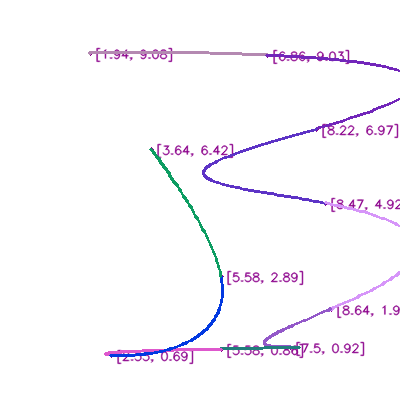

Source code (Python):
import os
import sys
sys.path.append(os.path.dirname(os.path.abspath(__file__)) + "/../../")
import sympy as sym
import cvxopt as cp
from Map import *
import pandas as pd
import matplotlib.pyplot as plt
import cv2 as cv

def get_nodes_4_mini_jerk_using_opencv_callback(_map: samplingmap) -> list:
    nodes = []
    node_max = 10
    enough = False
    def callback(event, x, y, flags, param):
        if len(nodes) >= node_max:
            print('Enough...')
        if event == cv.EVENT_LBUTTONUP:  # 鼠标左键抬起
            point = _map.pixel2dis((x, y))
            cv.circle(_map.image, (x, y), 2, Color().DarkMagenta, -1)
            if min(point) <= 0. or point[0] > _map.x_size or point[1] > _map.y_size:  # out
                print('Out...')
            else:
                nodes.append(point)
                cv.putText(_map.image, str([round(point[0], 2), round(point[1], 2)]), (x + 5, y + 5), cv.FONT_HERSHEY_SIMPLEX,
                           0.4, Color().DarkMagenta, 1, cv.LINE_AA)
        elif event == cv.EVENT_RBUTTONUP:  # 鼠标右键抬起
            if len(nodes) > 0:
                drop = nodes.pop(-1)
                cv.circle(_map.image, _map.dis2pixel(drop), 3, Color().White, -1)
                drop_pixel = _map.dis2pixel(drop)
                cv.putText(_map.image, str([round(drop[0], 2), round(drop[1], 2)]), (drop_pixel[0] + 5, drop_pixel[1] + 5), cv.FONT_HERSHEY_SIMPLEX,
                           0.4, Color().White, 3, cv.LINE_AA)
            else:
                print('nodes in empty, nothing to delete...')

    cv.setMouseCallback(_map.name4image, callback)
    print('Please set nodes...')
    while True:
        cv.imshow(_map.name4image, _map.image)
        if len(nodes) >= node_max:
            enough = True
        if (cv.waitKey(1) == ord('q')) or enough:
            if len(nodes) >= 2:
                break
    cv.destroyAllWindows()
    return nodes


def draw_trajectory_cv(_map: samplingmap, x: list, y: list, draw: bool):
    assert len(x) == len(y)
    assert len(x) > 0
    assert len(x[0]) == len(y[0])
    for i in range(len(x)):
        color = Color().random_color_by_BGR()
        for j in range(len(x[i]) - 1):
            pt1_int = _map.dis2pixel([x[i][j], y[i][j]])
            pt2_int = _map.dis2pixel([x[i][j + 1], y[i][j + 1]])
            cv.line(_map.image, pt1_int, pt2_int, color, 2)
    cv.imwrite('minimum_snap.png', _map.image)
    if draw:
        cv.imshow(_map.name4image, _map.image)
        cv.waitKey(0)


def draw_trajectory_plt(_x: list, _y: list, _pts_x: list, _pts_y: list):
    plt.xlabel("x(m)")
    plt.ylabel("y(m)")
    plt.title('minimum snap')
    plt.grid(True)
    for i in range(len(_x)):
        plt.plot(_x[i], _y[i])
    plt.plot(_pts_x, _pts_y, 'ro')
    plt.show()


class minimum_snap:
    """all inputs including position velocity acceleration should be one-dimensional"""
    def __init__(self,
                 poly_order=5,
                 points=None,
                 init_v=0.0,
                 init_a=0.0,
                 ter_v=0.0,
                 ter_a=0.0):
        assert poly_order >= 5 and points
        self.order = poly_order
        self.points = points
        self.init_v, self.init_a, self.ter_v, self.ter_a = init_v, init_a, ter_v, ter_a
        '''symbol coefficient vector of p, v, a, j, and s'''
        self.t = sym.symbols('t')
        self.t0 = sym.symbols('t0')
        self.tf = sym.symbols('tf')
        self.p_sym = sym.Matrix(1, self.order + 1, [self.t**i for i in range(self.order + 1)])      # symbol for position
        self.v_sym = self.p_sym.diff(self.t, 1)                                  # symbol for velocity
        self.a_sym = self.p_sym.diff(self.t, 2)                                  # symbol for acceleration
        self.j_sym = self.p_sym.diff(self.t, 3)                                  # symbol for jerk
        self.s_sym = self.p_sym.diff(self.t, 4)                                  # symbol for snap
        '''symbol coefficient vector of p, v, a, j, and s'''

        self.n_points = len(self.points)
        self.n_trajectory = self.n_points - 1  # number of the trajectory
        self.time_per_trajectory = self.__time_allocation()
        self.time_per_node = self.__time_traj2node()

        self.Qn = sym.integrate(self.s_sym.T.multiply(self.s_sym), (self.t, self.t0, self.tf))       # cost matrix of one trajectory
        self.Q = cp.matrix()
        self.P = cp.matrix()
        self.A = cp.matrix()
        self.B = cp.matrix()
        self.G = cp.matrix()
        self.H = cp.matrix()

        self.coefficient = [[0.0 for _ in range(self.order + 1)] for _ in range(self.n_trajectory)]

    def __time_allocation(self):
        time = []
        for i in range(self.n_trajectory):
            time.append(2.000)
        return time

    def __time_traj2node(self):
        time = [0]
        for i in range(self.n_trajectory):
            time.append(time[i] + self.time_per_trajectory[i])
        return time

    def node_time_info(self):
        print('nodes:', np.round(self.points, 4))
        print('time node:', self.time_per_node)
        print('time traj:', self.time_per_trajectory)

    @staticmethod
    def __sympy_2_float_list(sympy_matrix: sym.Matrix):
        value = sympy_matrix.tolist()
        if len(value) == 1:
            return [float(_i) for _i in value[0]]
        else:
            return [[float(_i) for _i in _j] for _j in value]

    def get_Q(self):
        Q_cell = []
        for i in range(self.n_trajectory):      # use relative time
            value = self.Qn.subs([(self.t0, 0.0), (self.tf, self.time_per_trajectory[i])])
            list_value = self.__sympy_2_float_list(value)
            Q_cell.append(cp.matrix(list_value))
        self.Q = 2.00 * cp.spdiag(Q_cell)   # 乘以 2 是为了与 cvxopt 中的 minimum cost 的代价函数格式相统一
        # print(self.Q)
        print('Q size:', self.Q.size)

    def get_P(self):
        self.P = cp.matrix(np.array(np.zeros(((self.order + 1) * self.n_trajectory, 1)), dtype=float), ((self.order + 1) * self.n_trajectory, 1))
        print('P size:', self.P.size)

    def get_coefficient_cell2(self, time: float, flag: str) -> list:
        """
        :param time:        time of the cell
        :param flag:        'position' for Cp, 'velocity' for Cv, 'acceleration for Ca', 'jerk' for Cj, 'snap' for Cs
        :return:            block cell
        :tips:              time must be float
        """
        if flag == 'position':
            value = self.p_sym.subs([(self.t, time)])
        elif flag == 'velocity':
            value = self.v_sym.subs([(self.t, time)])
        elif flag == 'acceleration':
            value = self.a_sym.subs([(self.t, time)])
        elif flag == 'jerk':
            value = self.j_sym.subs([(self.t, time)])
        elif flag == 'snap':
            value = self.s_sym.subs([(self.t, time)])
        else:
            value = []
        list_value = self.__sympy_2_float_list(value)
        return list_value

    def copy_coefficient_cell2A(self, C: list, cell_row: int, cell_col: int):
        """
        :param C:               the cell get from 'get_coefficient_cell2'
        :param cell_row:        the row of this cell in A
        :param cell_col:        the col of this cell in A
        :return:                None
        :tips:                  cell_col 是分块矩阵的列数，0 就是 0:6，1 就是 6: 12，2 就是 12:18，以此类推！！！！！！
        """
        self.A[cell_row, (self.order + 1) * cell_col: (self.order + 1) * (cell_col + 1)] = copy.deepcopy(C)

    def get_A(self):
        zeros = [[0.00 for _ in range(4 * self.n_points - 2)] for _ in range((self.order + 1) * self.n_trajectory)]
        self.A = cp.matrix(zeros, (4 * self.n_points - 2, (self.order + 1) * self.n_trajectory))
        row_index = 0
        """将多项式系数矩阵复制进A中"""
        '''三个初始点位置，速度，加速度系数矩阵加入A中'''
        cellp = self.get_coefficient_cell2(time=self.time_per_node[0], flag='position')
        cellv = self.get_coefficient_cell2(time=self.time_per_node[0], flag='velocity')
        cella = self.get_coefficient_cell2(time=self.time_per_node[0], flag='acceleration')
        self.copy_coefficient_cell2A(C=cellp, cell_row=row_index, cell_col=0)
        row_index += 1
        self.copy_coefficient_cell2A(C=cellv, cell_row=row_index, cell_col=0)
        row_index += 1
        self.copy_coefficient_cell2A(C=cella, cell_row=row_index, cell_col=0)
        row_index += 1
        '''三个初始点位置，速度，加速度系数矩阵加入A中'''

        '''N-2个中间点的位置系数矩阵加入A中'''
        for i in range(self.n_points):
            if i != 0 and i != self.n_points - 1:
                cellp = self.get_coefficient_cell2(time=self.time_per_node[i], flag='position')
                self.copy_coefficient_cell2A(C=cellp, cell_row=row_index, cell_col=i - 1)
                row_index += 1
                self.copy_coefficient_cell2A(C=cellp, cell_row=row_index, cell_col=i)
                row_index += 1
        '''N-2个中间点的位置系数矩阵加入A中'''

        '''将末位点位置，速度，加速度系数矩阵加入A中'''
        cellp = self.get_coefficient_cell2(time=self.time_per_node[-1], flag='position')
        cellv = self.get_coefficient_cell2(time=self.time_per_node[-1], flag='velocity')
        cella = self.get_coefficient_cell2(time=self.time_per_node[-1], flag='acceleration')
        self.copy_coefficient_cell2A(C=cellp, cell_row=row_index, cell_col=self.n_trajectory - 1)
        row_index += 1
        self.copy_coefficient_cell2A(C=cellv, cell_row=row_index, cell_col=self.n_trajectory - 1)
        row_index += 1
        self.copy_coefficient_cell2A(C=cella, cell_row=row_index, cell_col=self.n_trajectory - 1)
        row_index += 1
        '''将末位点位置，速度，加速度系数矩阵加入A中'''

        '''其余行依次加入N-2个中间点在前后两条线段的速度，加速度相等'''
        for i in range(self.n_points):
            if i != 0 and i != self.n_points - 1:
                cellv = self.get_coefficient_cell2(time=self.time_per_node[i], flag='velocity')
                cella = self.get_coefficient_cell2(time=self.time_per_node[i], flag='acceleration')
                self.copy_coefficient_cell2A(C=cellv, cell_row=row_index, cell_col=i - 1)
                self.copy_coefficient_cell2A(C=list(-np.array(cellv)), cell_row=row_index, cell_col=i)
                row_index += 1
                self.copy_coefficient_cell2A(C=cella, cell_row=row_index, cell_col=i - 1)
                self.copy_coefficient_cell2A(C=list(-np.array(cella)), cell_row=row_index, cell_col=i)
                row_index += 1
        '''其余行依次加入N-2个中间点在前后两条线段的速度，加速度相等'''
        """将多项式系数矩阵复制进A中"""
        assert row_index == self.A.size[0]
        print('A Size:', self.A.size)

    def get_B(self):
        b = []
        for i in range(self.n_points):
            if i == 0:
                b.append(float(self.points[0]))
                b.append(float(self.init_v))
                b.append(float(self.init_a))
            elif i == self.n_points - 1:
                b.append(float(self.points[-1]))
                b.append(float(self.ter_v))
                b.append(float(self.ter_a))
            else:
                b.append(float(self.points[i]))
                b.append(float(self.points[i]))
        for i in range(self.n_points - 2):
            b.append(0.00)
            b.append(0.00)
        # print(b)
        self.B = cp.matrix(np.array(b, dtype=float), (4 * self.n_points - 2, 1))
        print('B size:', self.B.size)

    def save_matrices2csv(self, path):
        pd.DataFrame([list(self.Q[i, :]) for i in range(self.Q.size[0])]).to_csv(path + 'Q.csv', encoding='gbk', header=False, index=False)
        pd.DataFrame([list(self.P[i, :]) for i in range(self.P.size[0])]).to_csv(path + 'P.csv', encoding='gbk', header=False, index=False)
        pd.DataFrame([list(self.A[i, :]) for i in range(self.A.size[0])]).to_csv(path + 'A.csv', encoding='gbk', header=False, index=False)
        pd.DataFrame([list(self.B[i, :]) for i in range(self.B.size[0])]).to_csv(path + 'B.csv', encoding='gbk', header=False, index=False)
        pd.DataFrame(self.coefficient).to_csv(path + 'coefficient.csv', encoding='gbk', header=False, index=False)

    def minimum_snap(self):
        self.node_time_info()
        self.get_Q()
        self.get_P()
        self.get_A()
        self.get_B()
        sol = cp.solvers.qp(self.Q, self.P, None, None, self.A, self.B)
        for i in range(self.n_trajectory):
            self.coefficient[i] = sol['x'][i * (self.order + 1): (i + 1) * (self.order + 1)]

    def get_trajectory_points(self, points_per_trajectory: int = 100) -> list:
        trajectory = []
        for i in range(self.n_trajectory):      # i 是轨迹编号
            t = np.linspace(self.time_per_node[i], self.time_per_node[i + 1], points_per_trajectory)
            sub_trajectory = np.zeros((1, points_per_trajectory)).squeeze()
            for j in range(self.order + 1):     # j 是 time 的次数
                sub_trajectory += self.coefficient[i][j] * t ** j
            trajectory.append(list(sub_trajectory))
        return trajectory


if __name__ == '__main__':
    snap_map = samplingmap(width=400, height=400, x_size=10, y_size=10, image_name='minimum_snap', start=None, terminal=None, obs=None)
    pts = get_nodes_4_mini_jerk_using_opencv_callback(snap_map)     # get nodes
    # pts = [[3, 3], [3, 5], [5, 5], [5, 3]]
    v0, a0, vf, af = [0, 0], [0, 0], [0, 0], [0, 0]                 # initial velocity and acceleration

    '''separate x and y'''
    pts_x = [i[0] for i in pts]
    pts_y = [i[1] for i in pts]
    '''separate x and y'''

    '''minimum snap in x'''
    snap_x = minimum_snap(poly_order=5, points=pts_x, init_v=v0[0], init_a=a0[0], ter_v=vf[0], ter_a=af[0])
    snap_x.minimum_snap()
    snap_x.save_matrices2csv(path='snap_x/')
    trajectory_x = snap_x.get_trajectory_points()
    '''minimum snap in x'''

    '''minimum snap in y'''
    snap_y = minimum_snap(poly_order=5, points=pts_y, init_v=v0[1], init_a=a0[1], ter_v=vf[1], ter_a=af[1])
    snap_y.minimum_snap()
    snap_x.save_matrices2csv(path='snap_y/')
    trajectory_y = snap_y.get_trajectory_points()
    '''minimum snap in y'''

    '''draw in opencv'''
    draw_trajectory_cv(snap_map, trajectory_x, trajectory_y, True)
    '''draw in opencv'''

    # '''draw in plt'''
    # draw_trajectory_plt(trajectory_x, trajectory_y, pts_x, pts_y)
    # '''draw in plt'''
